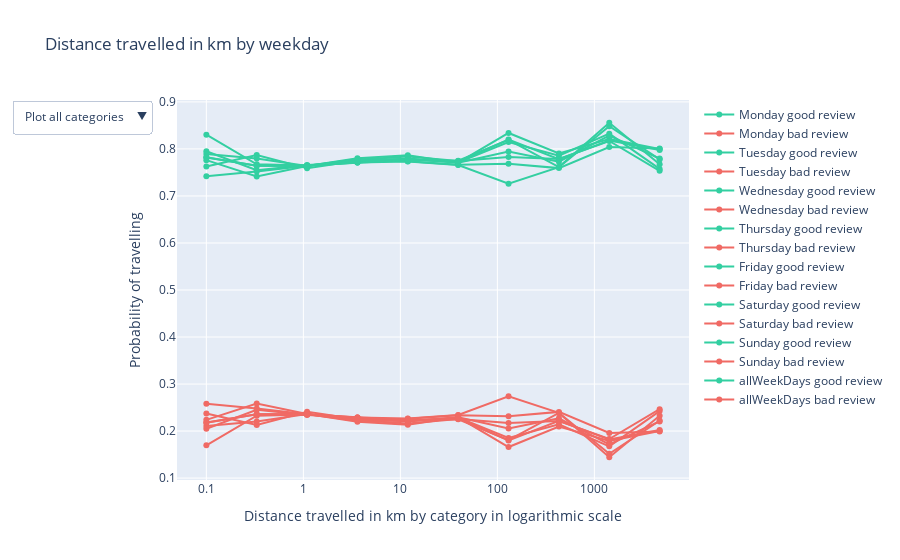

Notebook code cell kept with this figure:
### Code cell
# Initialize figure
fig = go.Figure()

# Add Traces
for i in col_names:
    fig.add_trace(
    go.Scatter(x=bucket,
               y=df_good[i].values,
               name=i+" good review",
               line=dict(color="#33CFA1")))
    fig.add_trace(
    go.Scatter(x=bucket,
               y=df_bad[i].values,
               name=i+" bad review",
               line=dict(color="#F06A64")))


fig.update_layout(
    updatemenus=[
        dict(
            active=0,
            buttons=list_dict_cat(col_names,len(col_names)),
        )
    ])


fig.update_xaxes(title_text="Distance travelled in km by category in logarithmic scale", type="log")
fig.update_yaxes(title_text="Probability of travelling") 

# Set title
fig.update_layout(title_text="Distance travelled in km by weekday")

fig.show()

### Figure 1 — Plotly figure (JSON) as saved in the notebook; plotly's stock layout.template omitted (floating-point values rounded to 4 significant figures)
{"data": [{"line": {"color": "#33CFA1"}, "name": "Monday good review", "type": "scatter", "x": [0.1, 0.3305, 1.092, 3.611, 11.94, 39.45, 130.4, 431.0, 1425.0, 4709.0], "y": [0.7627, 0.787, 0.7588, 0.7746, 0.7739, 0.7664, 0.7683, 0.7592, 0.804, 0.8007]}, {"line": {"color": "#F06A64"}, "name": "Monday bad review", "type": "scatter", "x": [0.1, 0.3305, 1.092, 3.611, 11.94, 39.45, 130.4, 431.0, 1425.0, 4709.0], "y": [0.2373, 0.213, 0.2412, 0.2254, 0.2261, 0.2336, 0.2317, 0.2408, 0.196, 0.1993]}, {"line": {"color": "#33CFA1"}, "name": "Tuesday good review", "type": "scatter", "x": [0.1, 0.3305, 1.092, 3.611, 11.94, 39.45, 130.4, 431.0, 1425.0, 4709.0], "y": [0.7949, 0.7547, 0.7659, 0.7713, 0.7734, 0.7656, 0.726, 0.7613, 0.8482, 0.7778]}, {"line": {"color": "#F06A64"}, "name": "Tuesday bad review", "type": "scatter", "x": [0.1, 0.3305, 1.092, 3.611, 11.94, 39.45, 130.4, 431.0, 1425.0, 4709.0], "y": [0.2051, 0.2453, 0.2341, 0.2287, 0.2266, 0.2344, 0.274, 0.2387, 0.1518, 0.2222]}, {"line": {"color": "#33CFA1"}, "name": "Wednesday good review", "type": "scatter", "x": [0.1, 0.3305, 1.092, 3.611, 11.94, 39.45, 130.4, 431.0, 1425.0, 4709.0], "y": [0.7419, 0.7522, 0.7642, 0.771, 0.7797, 0.7713, 0.8146, 0.7854, 0.8324, 0.7575]}, {"line": {"color": "#F06A64"}, "name": "Wednesday bad review", "type": "scatter", "x": [0.1, 0.3305, 1.092, 3.611, 11.94, 39.45, 130.4, 431.0, 1425.0, 4709.0], "y": [0.2581, 0.2478, 0.2358, 0.229, 0.2203, 0.2287, 0.1854, 0.2146, 0.1676, 0.2425]}, {"line": {"color": "#33CFA1"}, "name": "Thursday good review", "type": "scatter", "x": [0.1, 0.3305, 1.092, 3.611, 11.94, 39.45, 130.4, 431.0, 1425.0, 4709.0], "y": [0.7893, 0.7798, 0.7636, 0.7804, 0.7865, 0.7708, 0.834, 0.7903, 0.8208, 0.8]}, {"line": {"color": "#F06A64"}, "name": "Thursday bad review", "type": "scatter", "x": [0.1, 0.3305, 1.092, 3.611, 11.94, 39.45, 130.4, 431.0, 1425.0, 4709.0], "y": [0.2107, 0.2202, 0.2364, 0.2196, 0.2135, 0.2292, 0.166, 0.2097, 0.1792, 0.2]}, {"line": {"color": "#33CFA1"}, "name": "Friday good review", "type": "scatter", "x": [0.1, 0.3305, 1.092, 3.611, 11.94, 39.45, 130.4, 431.0, 1425.0, 4709.0], "y": [0.782, 0.7643, 0.7643, 0.7783, 0.7782, 0.7728, 0.8199, 0.7782, 0.8178, 0.7977]}, {"line": {"color": "#F06A64"}, "name": "Friday bad review", "type": "scatter", "x": [0.1, 0.3305, 1.092, 3.611, 11.94, 39.45, 130.4, 431.0, 1425.0, 4709.0], "y": [0.218, 0.2357, 0.2357, 0.2217, 0.2218, 0.2272, 0.1801, 0.2218, 0.1822, 0.2023]}, {"line": {"color": "#33CFA1"}, "name": "Saturday good review", "type": "scatter", "x": [0.1, 0.3305, 1.092, 3.611, 11.94, 39.45, 130.4, 431.0, 1425.0, 4709.0], "y": [0.7762, 0.7413, 0.7639, 0.7772, 0.784, 0.7744, 0.7826, 0.7785, 0.8168, 0.7535]}, {"line": {"color": "#F06A64"}, "name": "Saturday bad review", "type": "scatter", "x": [0.1, 0.3305, 1.092, 3.611, 11.94, 39.45, 130.4, 431.0, 1425.0, 4709.0], "y": [0.2238, 0.2587, 0.2361, 0.2228, 0.216, 0.2256, 0.2174, 0.2215, 0.1832, 0.2465]}, {"line": {"color": "#33CFA1"}, "name": "Sunday good review", "type": "scatter", "x": [0.1, 0.3305, 1.092, 3.611, 11.94, 39.45, 130.4, 431.0, 1425.0, 4709.0], "y": [0.8304, 0.7674, 0.7649, 0.771, 0.7763, 0.775, 0.8191, 0.7616, 0.8557, 0.7673]}, {"line": {"color": "#F06A64"}, "name": "Sunday bad review", "type": "scatter", "x": [0.1, 0.3305, 1.092, 3.611, 11.94, 39.45, 130.4, 431.0, 1425.0, 4709.0], "y": [0.1696, 0.2326, 0.2351, 0.229, 0.2237, 0.225, 0.1809, 0.2384, 0.1443, 0.2327]}, {"line": {"color": "#33CFA1"}, "name": "allWeekDays good review", "type": "scatter", "x": [0.1, 0.3305, 1.092, 3.611, 11.94, 39.45, 130.4, 431.0, 1425.0, 4709.0], "y": [0.7821, 0.7642, 0.7636, 0.7747, 0.7787, 0.7708, 0.7944, 0.773, 0.8283, 0.7795]}, {"line": {"color": "#F06A64"}, "name": "allWeekDays bad review", "type": "scatter", "x": [0.1, 0.3305, 1.092, 3.611, 11.94, 39.45, 130.4, 431.0, 1425.0, 4709.0], "y": [0.2179, 0.2358, 0.2364, 0.2253, 0.2213, 0.2292, 0.2056, 0.227, 0.1717, 0.2205]}], "layout": {"title": {"text": "Distance travelled in km by weekday"}, "updatemenus": [{"active": 0, "buttons": [{"args": [{"visible": [1, 1, 1, 1, 1, 1, 1, 1]}, {"title": "Plot all categories"}], "label": "Plot all categories", "method": "update"}, {"args": [{"visible": [true, true, false, false, false, false, false, false, false, false, false, false, false, false, false, false]}, {"title": "Monday"}], "label": "Monday", "method": "update"}, {"args": [{"visible": [false, false, true, true, false, false, false, false, false, false, false, false, false, false, false, false]}, {"title": "Tuesday"}], "label": "Tuesday", "method": "update"}, {"args": [{"visible": [false, false, false, false, true, true, false, false, false, false, false, false, false, false, false, false]}, {"title": "Wednesday"}], "label": "Wednesday", "method": "update"}, {"args": [{"visible": [false, false, false, false, false, false, true, true, false, false, false, false, false, false, false, false]}, {"title": "Thursday"}], "label": "Thursday", "method": "update"}, {"args": [{"visible": [false, false, false, false, false, false, false, false, true, true, false, false, false, false, false, false]}, {"title": "Friday"}], "label": "Friday", "method": "update"}, {"args": [{"visible": [false, false, false, false, false, false, false, false, false, false, true, true, false, false, false, false]}, {"title": "Saturday"}], "label": "Saturday", "method": "update"}, {"args": [{"visible": [false, false, false, false, false, false, false, false, false, false, false, false, true, true, false, false]}, {"title": "Sunday"}], "label": "Sunday", "method": "update"}, {"args": [{"visible": [false, false, false, false, false, false, false, false, false, false, false, false, false, false, true, true]}, {"title": "allWeekDays"}], "label": "allWeekDays", "method": "update"}]}], "xaxis": {"title": {"text": "Distance travelled in km by category in logarithmic scale"}, "type": "log"}, "yaxis": {"title": {"text": "Probability of travelling"}}}}
